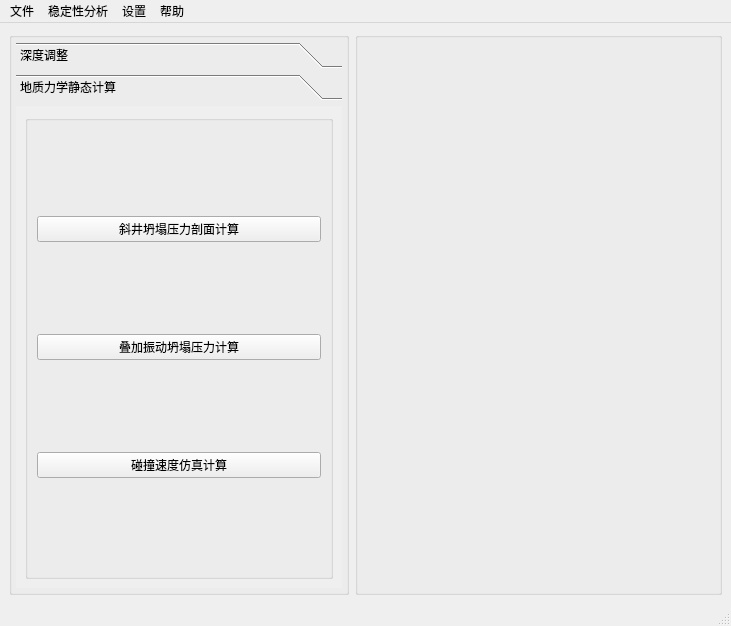
<?xml version="1.0" encoding="UTF-8"?>
<ui version="4.0">
 <class>APPMainWindow</class>
 <widget class="QMainWindow" name="APPMainWindow">
  <property name="geometry">
   <rect>
    <x>0</x>
    <y>0</y>
    <width>731</width>
    <height>626</height>
   </rect>
  </property>
  <property name="windowTitle">
   <string>井壁稳定优化系统</string>
  </property>
  <widget class="QWidget" name="centralwidget">
   <layout class="QHBoxLayout" name="horizontalLayout">
    <item>
     <widget class="QGroupBox" name="groupBox">
      <property name="minimumSize">
       <size>
        <width>300</width>
        <height>400</height>
       </size>
      </property>
      <property name="maximumSize">
       <size>
        <width>340</width>
        <height>16777215</height>
       </size>
      </property>
      <property name="title">
       <string/>
      </property>
      <property name="alignment">
       <set>Qt::AlignmentFlag::AlignLeading|Qt::AlignmentFlag::AlignLeft|Qt::AlignmentFlag::AlignTop</set>
      </property>
      <layout class="QVBoxLayout" name="verticalLayout">
       <property name="leftMargin">
        <number>4</number>
       </property>
       <property name="topMargin">
        <number>4</number>
       </property>
       <property name="rightMargin">
        <number>4</number>
       </property>
       <property name="bottomMargin">
        <number>4</number>
       </property>
       <item>
        <widget class="QToolBox" name="toolBox">
         <property name="maximumSize">
          <size>
           <width>16777215</width>
           <height>16777215</height>
          </size>
         </property>
         <property name="currentIndex">
          <number>1</number>
         </property>
         <widget class="QWidget" name="page">
          <property name="geometry">
           <rect>
            <x>0</x>
            <y>0</y>
            <width>330</width>
            <height>487</height>
           </rect>
          </property>
          <attribute name="label">
           <string>深度调整</string>
          </attribute>
          <layout class="QFormLayout" name="formLayout">
           <item row="0" column="0" colspan="2">
            <widget class="QGroupBox" name="groupBox_3">
             <property name="maximumSize">
              <size>
               <width>16777215</width>
               <height>16777215</height>
              </size>
             </property>
             <property name="title">
              <string/>
             </property>
             <layout class="QFormLayout" name="formLayout_2">
              <item row="0" column="0">
               <widget class="QLabel" name="label">
                <property name="text">
                 <string>起始深度 (m)</string>
                </property>
               </widget>
              </item>
              <item row="0" column="1">
               <widget class="QDoubleSpinBox" name="dsp_startDepth">
                <property name="decimals">
                 <number>3</number>
                </property>
                <property name="maximum">
                 <double>999999.000000000000000</double>
                </property>
               </widget>
              </item>
              <item row="2" column="0">
               <widget class="QLabel" name="label_2">
                <property name="text">
                 <string>截止深度 (m)</string>
                </property>
               </widget>
              </item>
              <item row="2" column="1">
               <widget class="QDoubleSpinBox" name="dsp_endDepth">
                <property name="decimals">
                 <number>3</number>
                </property>
                <property name="maximum">
                 <double>999999.000000000000000</double>
                </property>
               </widget>
              </item>
              <item row="3" column="0" colspan="2">
               <widget class="QPushButton" name="pb_adjDepth">
                <property name="text">
                 <string>调整</string>
                </property>
               </widget>
              </item>
             </layout>
            </widget>
           </item>
          </layout>
         </widget>
         <widget class="QWidget" name="page_2">
          <property name="geometry">
           <rect>
            <x>0</x>
            <y>0</y>
            <width>330</width>
            <height>487</height>
           </rect>
          </property>
          <attribute name="label">
           <string>地质力学静态计算</string>
          </attribute>
          <layout class="QGridLayout" name="gridLayout">
           <item row="0" column="0">
            <widget class="QGroupBox" name="groupBox_4">
             <property name="title">
              <string/>
             </property>
             <property name="alignment">
              <set>Qt::AlignmentFlag::AlignLeading|Qt::AlignmentFlag::AlignLeft|Qt::AlignmentFlag::AlignTop</set>
             </property>
             <layout class="QVBoxLayout" name="verticalLayout_2">
              <item>
               <widget class="QPushButton" name="pb_homorock">
                <property name="text">
                 <string>斜井坍塌压力剖面计算</string>
                </property>
               </widget>
              </item>
              <item>
               <widget class="QPushButton" name="pb_added_homorock">
                <property name="text">
                 <string>叠加振动坍塌压力计算</string>
                </property>
               </widget>
              </item>
              <item>
               <widget class="QPushButton" name="pb_drilling_velocity">
                <property name="text">
                 <string>碰撞速度仿真计算</string>
                </property>
               </widget>
              </item>
             </layout>
            </widget>
           </item>
          </layout>
         </widget>
        </widget>
       </item>
      </layout>
     </widget>
    </item>
    <item>
     <widget class="QGroupBox" name="gb_main_left_area">
      <property name="title">
       <string/>
      </property>
      <layout class="QGridLayout" name="gridLayout_main_left">
       <property name="bottomMargin">
        <number>9</number>
       </property>
       <property name="spacing">
        <number>4</number>
       </property>
      </layout>
     </widget>
    </item>
   </layout>
  </widget>
  <widget class="QMenuBar" name="menubar">
   <property name="geometry">
    <rect>
     <x>0</x>
     <y>0</y>
     <width>731</width>
     <height>33</height>
    </rect>
   </property>
   <widget class="QMenu" name="menu_file">
    <property name="title">
     <string>文件</string>
    </property>
    <addaction name="separator"/>
    <addaction name="separator"/>
    <addaction name="action_import_Ddata"/>
    <addaction name="action_import_DTdata"/>
   </widget>
   <widget class="QMenu" name="menu_subp">
    <property name="title">
     <string>稳定性分析</string>
    </property>
    <addaction name="action_subp1"/>
    <addaction name="action_subp2"/>
    <addaction name="action_subp3"/>
   </widget>
   <widget class="QMenu" name="menu_setting">
    <property name="title">
     <string>设置</string>
    </property>
    <addaction name="action_conf"/>
   </widget>
   <widget class="QMenu" name="menu_help">
    <property name="title">
     <string>帮助</string>
    </property>
    <addaction name="action_helpDocs"/>
   </widget>
   <addaction name="menu_file"/>
   <addaction name="menu_subp"/>
   <addaction name="menu_setting"/>
   <addaction name="menu_help"/>
  </widget>
  <widget class="QStatusBar" name="statusbar"/>
  <action name="actiondsad">
   <property name="text">
    <string>dsad</string>
   </property>
  </action>
  <action name="actiondasd">
   <property name="text">
    <string>dasd</string>
   </property>
  </action>
  <action name="actiondasd_2">
   <property name="text">
    <string>dasd</string>
   </property>
  </action>
  <action name="action_import_Ddata">
   <property name="text">
    <string>导入 地质力学数据</string>
   </property>
  </action>
  <action name="action_import_DTdata">
   <property name="text">
    <string>导入 钻井动态数据</string>
   </property>
  </action>
  <action name="action_subp1">
   <property name="text">
    <string>地质力学静态计算</string>
   </property>
  </action>
  <action name="action_subp2">
   <property name="text">
    <string>压力波动动态计算</string>
   </property>
  </action>
  <action name="action_subp3">
   <property name="text">
    <string>机械扰动动态计算</string>
   </property>
  </action>
  <action name="action_conf">
   <property name="text">
    <string>项目设置</string>
   </property>
  </action>
  <action name="action_helpDocs">
   <property name="text">
    <string>帮助文档</string>
   </property>
  </action>
 </widget>
 <resources/>
 <connections/>
</ui>
